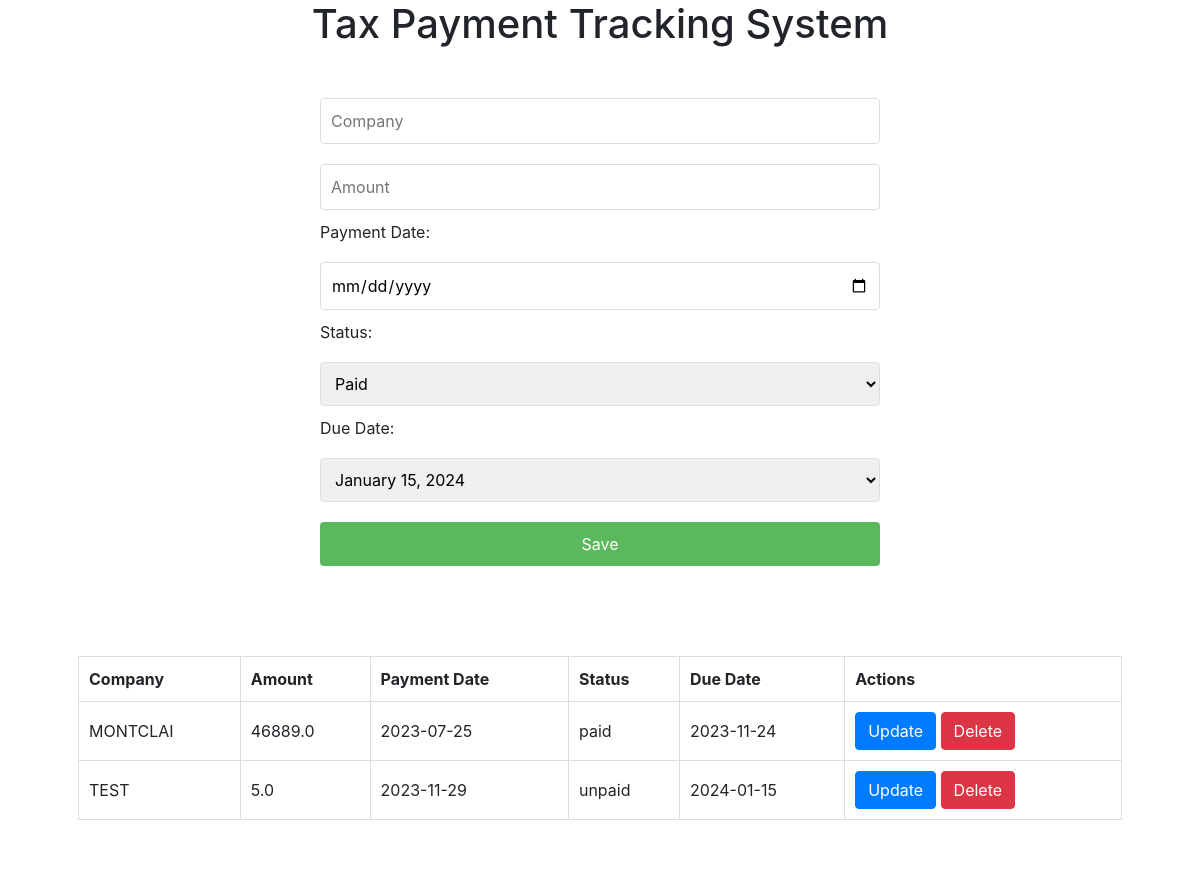
Before: / with the older database file.
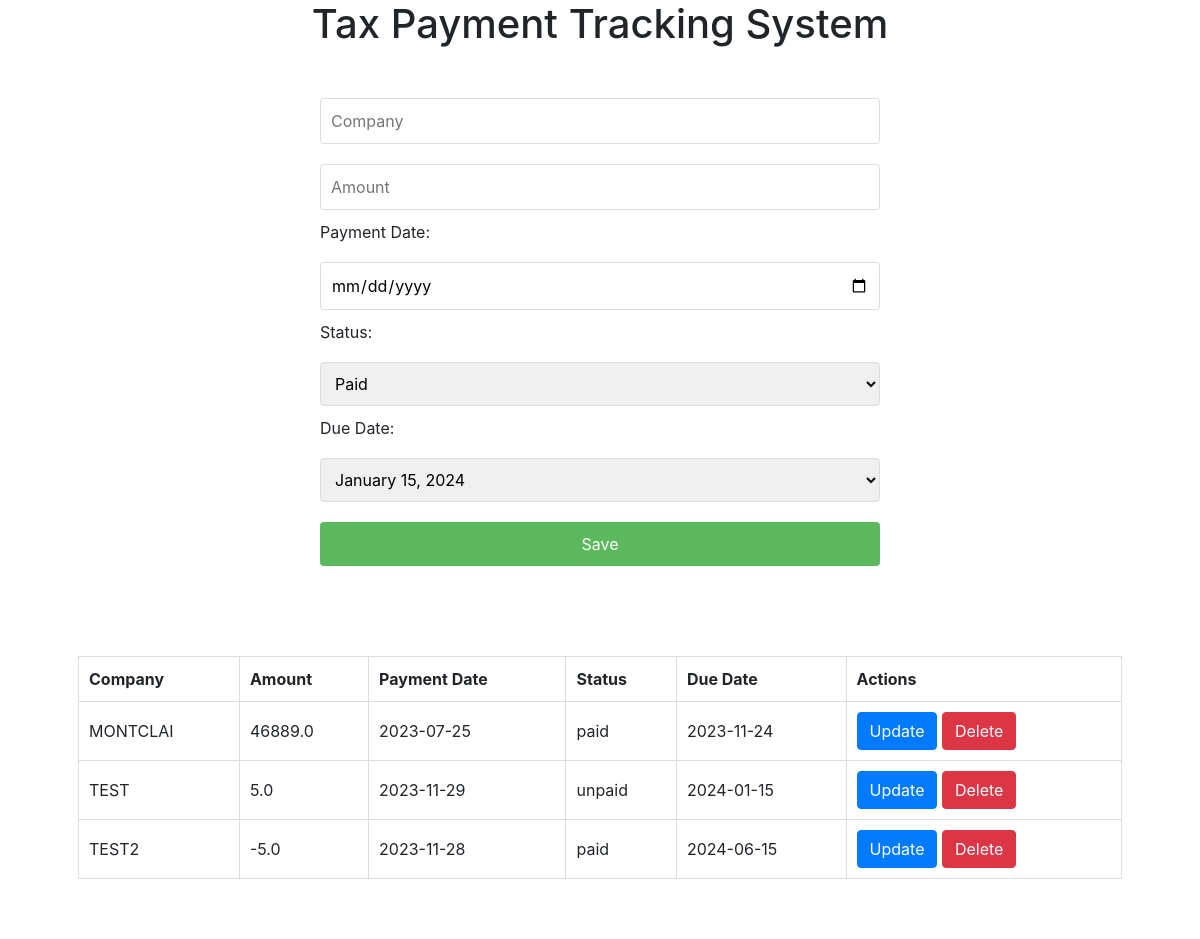
After: the same page with the newer database file.
### app.py (models this page shows)
class Taxation(db.Model):
    tax_id = db.Column(db.Integer, primary_key=True, index=True, autoincrement=True)
    _company = db.Column('company', db.String(50), nullable=False)
    amount = db.Column(db.Float, nullable=False)
    payment_date = db.Column(db.Date, nullable=True)
    status = db.Column(db.String(10), nullable=False)
    due_date = db.Column(db.Date, nullable=False)
    @property
    def company(self):
        return self._company
    @company.setter
    def company(self, value):
        self._company = value.upper()

### app.py (the view)
@app.route('/')
def index():
    records = Taxation.query.all()
    return render_template('index.html', records=records)

### templates/index.html (shortened to what this page needs)
<!DOCTYPE html>
<html lang="en">
<head>
    <link rel="stylesheet" href="{{ url_for('static', filename='style.css') }}">
    <link rel="stylesheet" href="https://stackpath.bootstrapcdn.com/bootstrap/4.3.1/css/bootstrap.min.css">
</head>
<body>
    <h1>Tax Payment Tracking System</h1>
    <form id="taxForm" action="/add-record" method="post">
        <input type="text" id="company" name="company" placeholder="Company" required>
        <input type="number" id="amount" name="amount" placeholder="Amount" required>
        <label for="payment_date">Payment Date:</label>
        <input type="date" id="payment_date" name="payment_date" placeholder="Payment Date">
        <label for="status">Status:</label>
        <select id="status" name="status">
            <option value="paid">Paid</option>
        </select>
        <label for="due_date">Due Date:</label>
        <select id="dueDate" name="due_date" required>
            <option value="2023-04-15">April 15, 2023</option>
        </select>
        <button type="submit">Save</button>
    </form>
    <div id="recordsContainer">
        <table id="recordsTable">
            <thead>
                <tr>
                    <th>Company</th>
                    <th>Amount</th>
                    <th>Payment Date</th>
                    <th>Status</th>
                    <th>Due Date</th>
                    <th>Actions</th>
                </tr>
            </thead>
            <tbody>
                {% for record in records %}
                <tr>
                    <td>{{ record.company }}</td>
                    <td>{{ record.amount }}</td>
                    <td>{{ record.payment_date.strftime('%Y-%m-%d') if record.payment_date else 'N/A' }}</td>
                    <td>{{ record.status }}</td>
                    <td>{{ record.due_date.strftime('%Y-%m-%d') }}</td>
                    <td>
                        <button type="button" class="btn btn-primary" onclick="showUpdateModal('{{ record.tax_id }}', '{{ record.company }}', '{{ record.amount }}', '{{ record.payment_date.strftime('%Y-%m-%d') }}', '{{ record.status }}', '{{ record.due_date.strftime('%Y-%m-%d') }}')">Update</button>
                        <button type="button" class="btn btn-danger" onclick="confirmDelete('{{ record.tax_id }}')">Delete</button>
                    </td>
                </tr>
                {% endfor %}
            </tbody>
        </table>
    </div>
</body>
</html>

### static/style.css (style rules this page uses)
body { font-family: Arial, sans-serif; margin: 0; padding: 0; background-color: #f4f4f4; }
h1 { text-align: center; }
form { max-width: 600px; margin: 20px auto; padding: 20px; background-color: #fff; border-radius: 8px; }
form input, form select, form button { width: 100%; padding: 10px; margin: 10px 0; border-radius: 4px; border: 1px solid #ddd; }
form button { background-color: #5cb85c; color: white; border: none; cursor: pointer; }
table { width: 90%; margin: 20px auto; border-collapse: collapse; }
table, th, td { border: 1px solid #ddd; padding: 10px; text-align: left; }
#summaryContainer, #recordsContainer { background-color: #fff; padding: 20px; margin: 20px auto; border-radius: 8px; }

Changed rows visible on the page:
added Taxation: company "TEST2", amount "-5.0", payment_date "2023-11-28", status "paid", due_date "2024-06-15"
